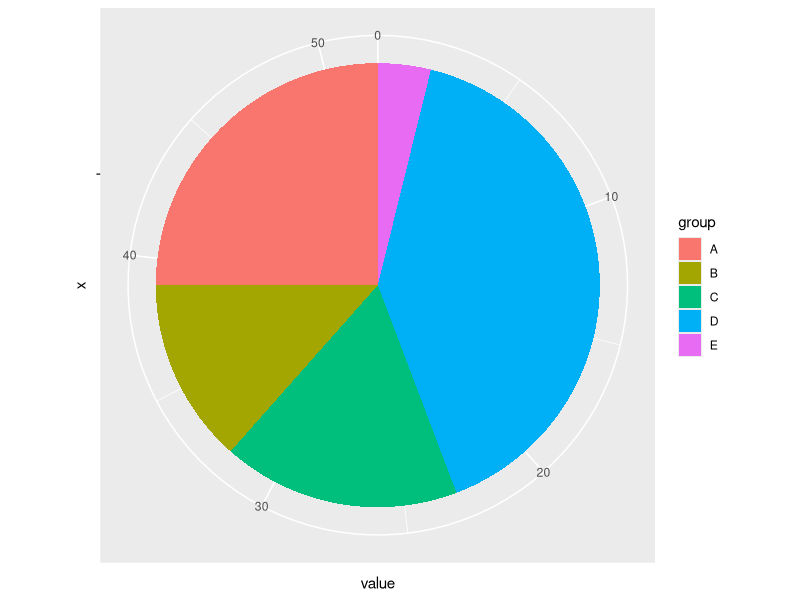

Source code (R): (Note: this script raises an error after producing the figure.)
## ---- chunk 1
# thx, https://r-graph-gallery.com/piechart-ggplot2.html

# Load ggplot2
library(ggplot2)

# Create Data
data <- data.frame(
  group=LETTERS[1:5],
  value=c(13,7,9,21,2)
)

# Basic piechart
ggplot(data, aes(x="", y=value, fill=group)) +
  geom_bar(stat="identity", width=1) +
  coord_polar("y", start=0)
## ---- chunk 2
params$num
